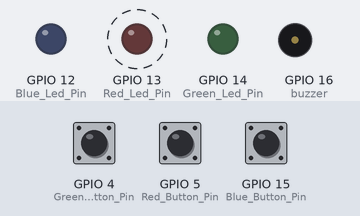
Recording of a sketch running on a simulated ESP8266 (NodeMCU). Parts: output pins drawn as LEDs (lit = HIGH), buzzer (waves = sounding). Dashed ring = blinking. The test bench sets the inputs (shaded band); at power-on: GPIO 4 (Green_Button_Pin) LOW, GPIO 5 (Red_Button_Pin) LOW, GPIO 15 (Blue_Button_Pin) LOW. WiFi joins after 1.5 s; servers stay silent unless stated; random numbers use the default seed unless the sketch sets one; what the sketch prints to the serial monitor is not drawn.

Above: at 2.2 s.
2.9 s: GPIO 4 (Green_Button_Pin) pulled HIGH for 3.2 s
At 3.85 s:
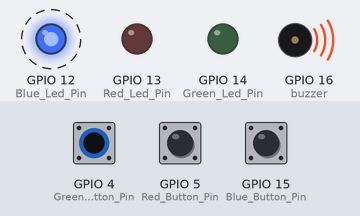
At 8.5 s:
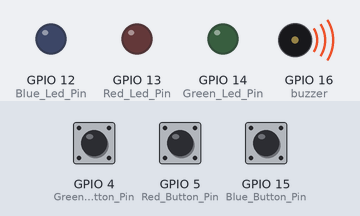
Timing chart, 0 to 14.4 s (numbered marks = the images above; inputs shaded):
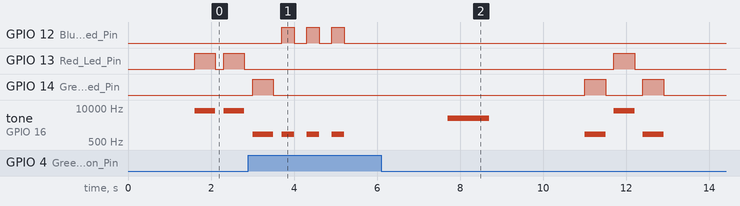

The sketch:

assignment-02.ino
```cpp
#include <ESP8266WiFi.h>
#include <ESP8266WebServer.h>
const char* ssid     = "APT 1915";
const char* password = "nahidenge";


ESP8266WebServer server(80);

// Variable to store the HTTP request
String header;
int buzzer = 16;
long ran;
int buzzTone;
String answerArray[3];
String guessArray[3];
boolean victoryFlag = false; // flag to check victory condition
int flag = 0;
int score = 0;
int turnCounter = 0;
// end of item setup
String buttonAnsArray[] = {"blue", "red", "green"};

// Current time
unsigned long currentTime = millis();
// Previous time
unsigned long previousTime = 0;
// Define timeout time in milliseconds (example: 2000ms = 2s)
const long timeoutTime = 2000;

String Status = "main";
void setup() {
  // put your setup code here, to run once:
pinMode(12, OUTPUT); //Blue Led Pin
pinMode(13, OUTPUT); //Red Led Pin
pinMode(14, OUTPUT); //Green Led Pin
pinMode(15, INPUT); //Blue Button Pin
pinMode(5, INPUT); //Red Button Pin
pinMode(4, INPUT); //Green Button Pin
pinMode(buzzer, OUTPUT); //pin 16 - Buzzer Pin
Serial.begin(115200);
// Connect to Wi-Fi network with SSID and password
  Serial.print("Connecting to ");
  Serial.println(ssid);
  WiFi.begin(ssid, password);
  while (WiFi.status() != WL_CONNECTED) {
    delay(500);
    Serial.print(".");
  }
  // Print local IP address and start web server
  Serial.println("");
  Serial.println("WiFi connected.");
  Serial.println("IP address: ");
  Serial.println(WiFi.localIP());
  delay(100);
  server.on("/",OnConnect);
  Serial.println("HTTP server started");
  server.begin();
}

void loop() {
  // put your main code here, to run repeatedly:

  server.handleClient();

  if(flag == 0){
     if(score <= 5){
      gamePlay(500);
     }

     if(score > 5 && score<=10){
      gamePlay(300);
     }

     if(score > 10 && score<=15){
      gamePlay(200);
     }
  }

    if (digitalRead(15) == HIGH) {
      guessArray[turnCounter]= "blue";
      turnCounter++;
      Serial.println(turnCounter);
       Serial.println("blue");
       Status = "blue";
       OnConnect();
       glowLed(14);
       delay(300);
    }
    if (digitalRead(5) == HIGH) {
      guessArray[turnCounter]= "red";
      turnCounter++;
      Serial.println(turnCounter);
       Serial.println("red");
       Status = "red";
        glowLed(13);
        delay(300);
    }
    if (digitalRead(4) == HIGH) {
      guessArray[turnCounter]= "green";
      turnCounter++;
      Serial.println(turnCounter);
       Serial.println("green");
       Status = "green";
        glowLed(12);
        delay(300);
    }

if(turnCounter == 3){
  OnConnect();
 delay(200);
for (int x = 0; x < 3; x++) {
     if (answerArray[x]==guessArray[x]) {
       victoryFlag=true;
     } else {
        Status = "main";
        OnConnect();
        delay(2000);
        Serial.println("you lose!");
        score=0;
        tone(buzzer,4000);
        delay(1000);
        tone(buzzer,0);
        delay(300);
       victoryFlag=false;
       break;
     } // end of else;
} // end of for

if (victoryFlag) {
  Status = "main";
  Serial.println("You win!");
  score++;
  if(score == 15){
    score = 0;
    }
  tone(buzzer, 4000);
  delay(300);
  tone(buzzer, 4500);
  delay(200);
  tone(buzzer, 4000);
  delay(300);
  tone(buzzer, 0);
  delay(300);
}
OnConnect();
delay(2000);
flag = 0;
turnCounter = 0;
}
}
void OnConnect() {
  Serial.println("Home Page");
  if(Status == "green"){
  Serial.println("green");
  server.send(200, "text/html", SendHTML("green", score));
}else if(Status == "red"){
  Serial.println("red");
  server.send(200, "text/html", SendHTML("red", score));
  }else if(Status == "blue"){
    Serial.println("blue");
  server.send(200, "text/html", SendHTML("blue", score));
    }
else if(Status == "main"){
   server.send(200, "text/html", SendHTML("grey", score));
}
}
void gamePlay(int roundDelay){
     Status = "main";
     for(int i=0; i<3;i++){
        ran = random(12,15); //Random fuction to generate numbers between 12 to 15 randomly
        switch(ran){
          case 12:
            answerArray[i] = "green";
            buzzTone = 4000;
            break;
          case 13:
            buzzTone = 8000;
            answerArray[i] = "red";
            break;
          case 14:
            buzzTone = 1000;
            answerArray[i] = "blue";
            break;
        }
        digitalWrite(ran, HIGH); //Makes LED glow
        tone(buzzer, buzzTone); //Makes Buzzer to produce tone at 1000
        delay(roundDelay); //Delay 0f 5ms
        tone(buzzer, 0);
        digitalWrite(ran, LOW); //Makes LED off
        delay(200); //Delay for the transition between LEDs
    }
    for(int i=0;i<3;i++){
        Serial.println(answerArray[i]);
      }
      flag = 1;
  }

void glowLed(int lPin){
  digitalWrite(lPin, HIGH); //Makes LED glow
        tone(buzzer, buzzTone); //Makes Buzzer to produce tone at 1000
        delay(300); //Delay 0f 5ms
        tone(buzzer, 0);
        digitalWrite(lPin, LOW); //Makes LED off
  }


String SendHTML(String ledColor, int S){
  String ptr = "<!DOCTYPE html> <html>\n";
  ptr +="<head><meta name=\"viewport\" content=\"width=device-width, initial-scale=1.0, user-scalable=no\"><meta http-equiv='refresh' content='0.5'>\n";
  ptr +="<title>Simon Game</title>\n";
  ptr +="<style>html { font-family: Helvetica; display: inline-block; margin: 0px auto; text-align: center;}\n";
  ptr +="body{margin-top: 50px;} h1 {color: #444444;margin: 50px auto 30px;} h3 {color: #444444;margin-bottom: 50px;}\n";
  ptr +=".dot { height: 40px; width: 40px; background-color: #bbb; border-radius: 50%; display: inline-block;}\n";
  ptr +="</style>\n";
  ptr +="</head>\n";
  ptr +="<body>\n";
  ptr +="<h1>Simon Game</h1>\n";
  ptr +="<h3>Led Pushed</h3>\n";
  ptr +="<div style='text-align:center'>\n";
  ptr += "<span style='background-color:"+ledColor+";' id='led' class='dot'></span>\n";
  ptr += "<h1>Score : "+String(S);+"</h1>\n";
  ptr += "</div>\n";
  //ptr += "<script>setInterval(function() {getData();}, 10); function getData() {var xhttp = new XMLHttpRequest();xhttp.onreadystatechange = function() {if (this.readyState == 4 && this.status == 200) {document.getElementById('led').style.backgroundColor = this.responseText;}};xhttp.open('GET', '/blueLed', true);xhttp.send();}</script>";
  ptr +="</body>\n";
  ptr +="</html>\n";
  return ptr;
}
```

Measured:
- after the input at 2.9 s, GPIO 12 (Blue_Led_Pin): alternates HIGH for 0.30 s and LOW for 0.30 s, 6 changes in all, then stays LOW, starting after 0.80 s; GPIO 13 (Red_Led_Pin): LOW → HIGH after 8.8 s, → LOW 0.50 s later
- by itself, GPIO 13 (Red_Led_Pin): alternates HIGH for 0.50 s and LOW for 0.20 s
- by itself, tone on GPIO 16 (buzzer): plays 1000 Hz for 0.50 s, 1000 Hz for 0.30 s, 1000 Hz for 0.30 s, 1000 Hz for 0.30 s, 4000 Hz for 1.0 s, 1000 Hz for 0.50 s … (8 notes in this stretch)
